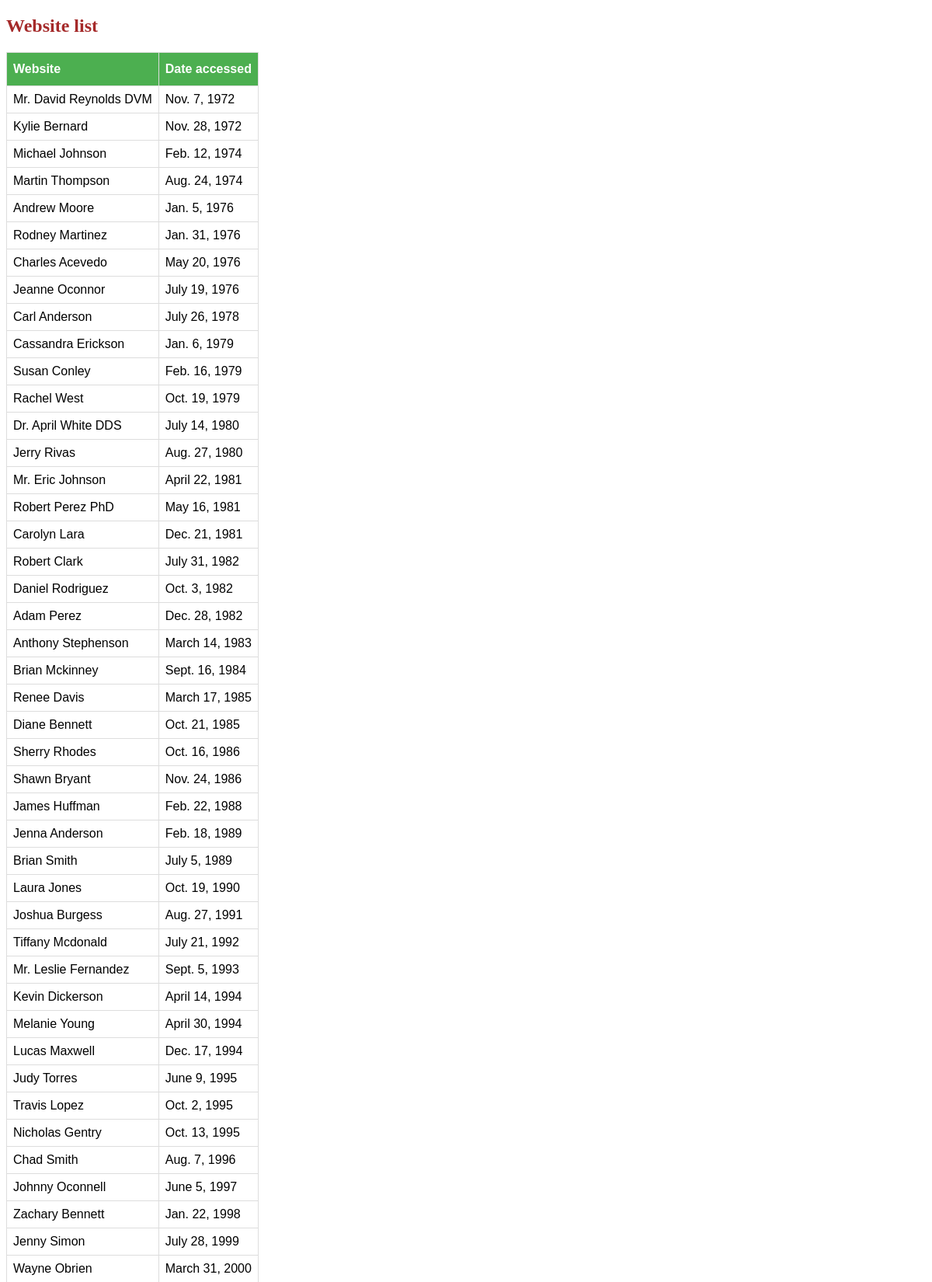
Screenshot of /help/ (upper part) with the database file from the repository.
### first_app/models.py (models this page shows, shortened)
class AccessRecord(models.Model):
  name = models.ForeignKey(Webpage, on_delete=models.PROTECT)
  date = models.DateField()

class Webpage(models.Model):
  topic = models.ForeignKey(Topic, on_delete=models.PROTECT)
  name = models.CharField(max_length = 200, unique = True)
  url = models.URLField(unique = True)
  def __str__(self):
    return self.name

### first_app/views.py (the view)
# urls.py: path('', views.index, name = 'index')
def index(request):
  webpage = AccessRecord.objects.order_by('date')
  acc_dict = {
    'access_record': webpage
  }
  return render(request, 'first_app/index.html', acc_dict)

### templates/first_app/index.html (shortened to what this page needs)
<!DOCTYPE html>
{% load static %}
  <head>
    <link rel="stylesheet" type="text/css"  href="{% static 'css/style.css' %}" >
  </head>
  <body>
    <h2>Website list</h2>
    <table>
      <thead>
        <th>Website</th>
        <th>Date accessed</th>
      </thead>
      <tbody>
        {% for records in access_record %}
        <tr>
          <td>{{records.name}} </td>
          <td>{{records.date}} </td>
        </tr>
        {% endfor %}
      </tbody>
    </table>
  </body>
</html>

### static/css/style.css (style rules this page uses)
h2 { color: brown; }
table { font-family: "Trebuchet MS", Arial, Helvetica, sans-serif; border-collapse: collapse; }
td, th { border: 1px solid #ddd; padding: 8px; }
th { padding-top: 12px; padding-bottom: 12px; text-align: left; background-color: #4CAF50; color: white; }

### rows the page displays
AccessRecord: name "Mr. David Reynolds DVM", date "Nov. 7, 1972"
AccessRecord: name "Kylie Bernard", date "Nov. 28, 1972"
AccessRecord: name "Michael Johnson", date "Feb. 12, 1974"
AccessRecord: name "Martin Thompson", date "Aug. 24, 1974"
AccessRecord: name "Andrew Moore", date "Jan. 5, 1976"
AccessRecord: name "Rodney Martinez", date "Jan. 31, 1976"
AccessRecord: name "Charles Acevedo", date "May 20, 1976"
AccessRecord: name "Jeanne Oconnor", date "July 19, 1976"
AccessRecord: name "Carl Anderson", date "July 26, 1978"
AccessRecord: name "Cassandra Erickson", date "Jan. 6, 1979"
AccessRecord: name "Susan Conley", date "Feb. 16, 1979"
AccessRecord: name "Rachel West", date "Oct. 19, 1979"
AccessRecord: name "Dr. April White DDS", date "July 14, 1980"
AccessRecord: name "Jerry Rivas", date "Aug. 27, 1980"
AccessRecord: name "Mr. Eric Johnson", date "April 22, 1981"
AccessRecord: name "Robert Perez PhD", date "May 16, 1981"
AccessRecord: name "Carolyn Lara", date "Dec. 21, 1981"
AccessRecord: name "Robert Clark", date "July 31, 1982"
AccessRecord: name "Daniel Rodriguez", date "Oct. 3, 1982"
AccessRecord: name "Adam Perez", date "Dec. 28, 1982"
AccessRecord: name "Anthony Stephenson", date "March 14, 1983"
AccessRecord: name "Brian Mckinney", date "Sept. 16, 1984"
AccessRecord: name "Renee Davis", date "March 17, 1985"
AccessRecord: name "Diane Bennett", date "Oct. 21, 1985"
AccessRecord: name "Sherry Rhodes", date "Oct. 16, 1986"
AccessRecord: name "Shawn Bryant", date "Nov. 24, 1986"
AccessRecord: name "James Huffman", date "Feb. 22, 1988"
AccessRecord: name "Jenna Anderson", date "Feb. 18, 1989"
AccessRecord: name "Brian Smith", date "July 5, 1989"
AccessRecord: name "Laura Jones", date "Oct. 19, 1990"
AccessRecord: name "Joshua Burgess", date "Aug. 27, 1991"
AccessRecord: name "Tiffany Mcdonald", date "July 21, 1992"
AccessRecord: name "Mr. Leslie Fernandez", date "Sept. 5, 1993"
AccessRecord: name "Kevin Dickerson", date "April 14, 1994"
AccessRecord: name "Melanie Young", date "April 30, 1994"
AccessRecord: name "Lucas Maxwell", date "Dec. 17, 1994"
AccessRecord: name "Judy Torres", date "June 9, 1995"
AccessRecord: name "Travis Lopez", date "Oct. 2, 1995"
AccessRecord: name "Nicholas Gentry", date "Oct. 13, 1995"
AccessRecord: name "Chad Smith", date "Aug. 7, 1996"
AccessRecord: name "Johnny Oconnell", date "June 5, 1997"
AccessRecord: name "Zachary Bennett", date "Jan. 22, 1998"
AccessRecord: name "Jenny Simon", date "July 28, 1999"
AccessRecord: name "Wayne Obrien", date "March 31, 2000"
